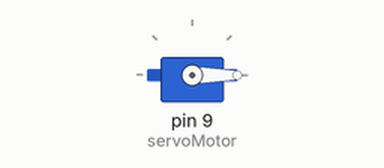
This sketch was run on a simulated Arduino Uno, built with avr-gcc and run on an emulated ATmega328P. Shown: servo.

Above: at 1.05 s.
At 6.0 s:
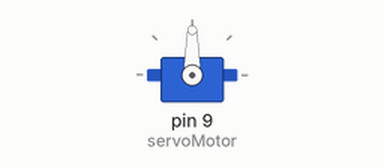
At 11.0 s:
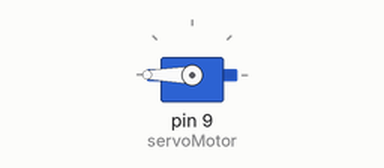
Timing chart, 0 to 14.0 s (numbered marks = the images above):
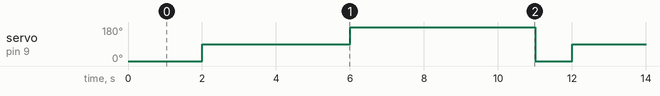

The sketch:

sketch_mar16a.ino
```cpp
#include <Servo.h>

Servo servoMotor;

void ajuste_inicial(){
  servoMotor.write(0);
  delay(1000);

}


void setup() {
  Serial.begin(9600);
  servoMotor.attach(9);
  ajuste_inicial();

}

void tres_angulos(){
  servoMotor.write(0);
  delay(1000);

  servoMotor.write(90);
  delay(4000);

  servoMotor.write(180);
  delay(5000);
}

void vigilancia(){
  for (int i = 0; i <=180; i++){
    servoMotor.write(i);
    delay(5);
  }
  for (int i = 179; i > 0; i--){
    servoMotor.write(i);
    delay(5);
  }
}

void loop() {
  tres_angulos();
  //vigilancia();


}
```

Measured:
- by itself, servo on pin 9 (servoMotor): repeats every 10.0 s: 180° 5.0 s, 0° 1.0 s, 90° 4.0 s
